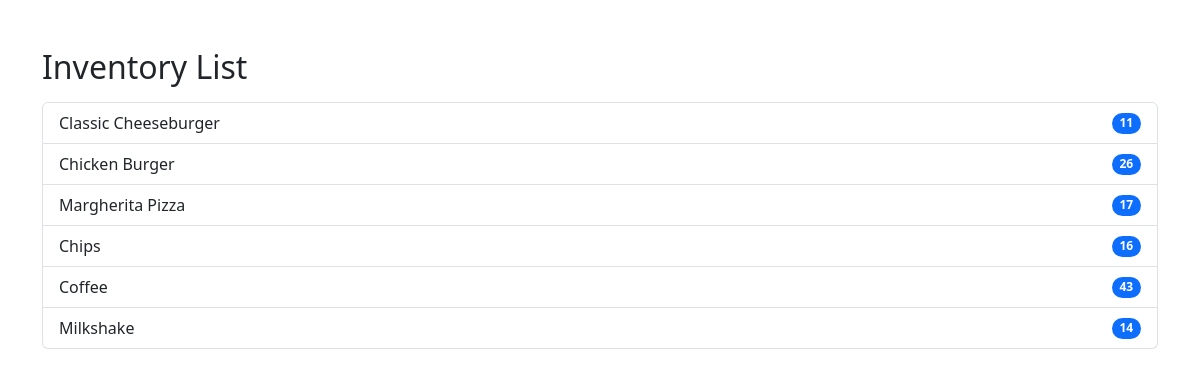
Page /inventory/inventory/ on the earlier database version.
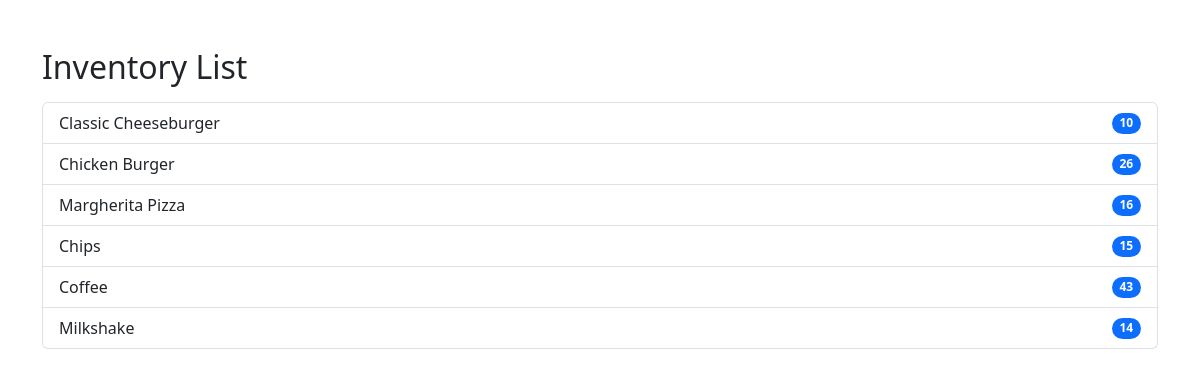
Same page on the later database version.
### inventory/models.py (models this page shows, shortened)
class Inventory(models.Model):
    item_name = models.CharField(max_length=255, default="Unknown")
    quantity = models.IntegerField()

### inventory/views.py (the view)
# urls.py: path('inventory/', inventory_view, name='inventory_view'),
def inventory_view(request):
    inventory_items = Inventory.objects.all()
    return render(request, 'inventory/inventory.html', {'inventory_items': inventory_items})

### inventory/templates/inventory/inventory.html (shortened to what this page needs)
<!DOCTYPE html>
<html lang="en">
<head>
    <link href="https://cdn.jsdelivr.net/npm/bootstrap@5.3.3/dist/css/bootstrap.min.css" rel="stylesheet">
</head>
<body>
    <div class="container mt-5">
        <h2>Inventory List</h2>
        <div class="list-group mt-3">
            {% for item in inventory_items %}
                <a href="#" class="list-group-item list-group-item-action d-flex justify-content-between align-items-center">
                    {{ item.item_name }}
                    <span class="badge bg-primary rounded-pill">{{ item.quantity }}</span>
                </a>
            {% endfor %}
        </div>
    </div>
</body>
</html>

Differences in the rows shown:
changed Inventory "Classic Cheeseburger": quantity "11" → "10"
changed Inventory "Margherita Pizza": quantity "17" → "16"
changed Inventory "Chips": quantity "16" → "15"
